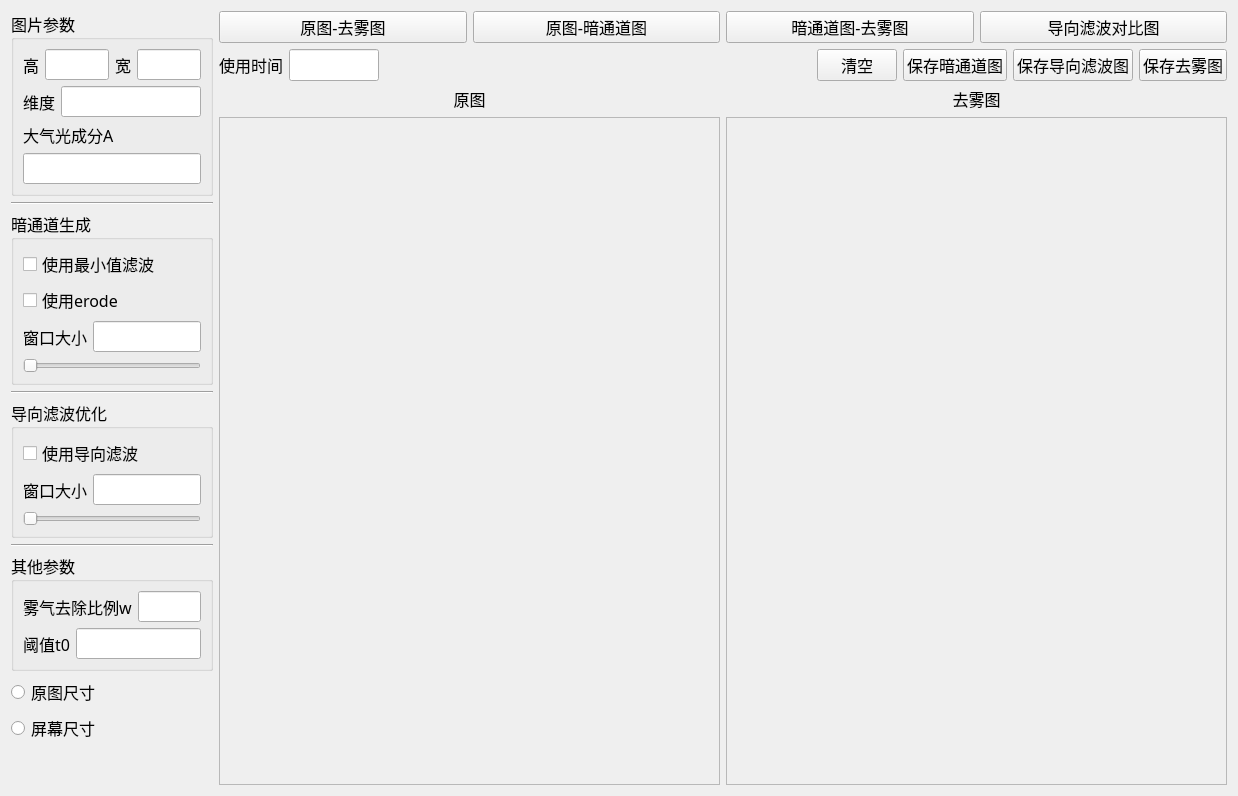
<?xml version="1.0" encoding="UTF-8"?>
<ui version="4.0">
 <class>DeHazing</class>
 <widget class="QWidget" name="DeHazing">
  <property name="geometry">
   <rect>
    <x>0</x>
    <y>0</y>
    <width>1238</width>
    <height>796</height>
   </rect>
  </property>
  <property name="windowTitle">
   <string>DeHazing</string>
  </property>
  <layout class="QHBoxLayout" name="horizontalLayout_7" stretch="1,5">
   <item>
    <layout class="QVBoxLayout" name="verticalLayout_5">
     <item>
      <widget class="QGroupBox" name="groupBox_4">
       <property name="font">
        <font>
         <family>Microsoft YaHei</family>
         <pointsize>12</pointsize>
         <weight>50</weight>
         <bold>false</bold>
        </font>
       </property>
       <property name="title">
        <string>图片参数</string>
       </property>
       <layout class="QVBoxLayout" name="verticalLayout_9">
        <item>
         <layout class="QHBoxLayout" name="horizontalLayout_8">
          <item>
           <widget class="QLabel" name="label_10">
            <property name="font">
             <font>
              <family>Microsoft YaHei</family>
              <pointsize>12</pointsize>
              <weight>50</weight>
              <bold>false</bold>
             </font>
            </property>
            <property name="text">
             <string>高</string>
            </property>
           </widget>
          </item>
          <item>
           <widget class="QLineEdit" name="img_h">
            <property name="readOnly">
             <bool>true</bool>
            </property>
           </widget>
          </item>
          <item>
           <widget class="QLabel" name="label_14">
            <property name="font">
             <font>
              <family>Microsoft YaHei</family>
              <pointsize>12</pointsize>
              <weight>50</weight>
              <bold>false</bold>
             </font>
            </property>
            <property name="text">
             <string>宽</string>
            </property>
           </widget>
          </item>
          <item>
           <widget class="QLineEdit" name="img_w">
            <property name="readOnly">
             <bool>true</bool>
            </property>
           </widget>
          </item>
         </layout>
        </item>
        <item>
         <layout class="QHBoxLayout" name="horizontalLayout_11">
          <item>
           <widget class="QLabel" name="channel">
            <property name="font">
             <font>
              <family>Microsoft YaHei</family>
              <pointsize>12</pointsize>
              <weight>50</weight>
              <bold>false</bold>
             </font>
            </property>
            <property name="text">
             <string>维度</string>
            </property>
           </widget>
          </item>
          <item>
           <widget class="QLineEdit" name="img_c">
            <property name="readOnly">
             <bool>true</bool>
            </property>
           </widget>
          </item>
         </layout>
        </item>
        <item>
         <layout class="QHBoxLayout" name="horizontalLayout_9">
          <item>
           <widget class="QLabel" name="lineEdi_9">
            <property name="font">
             <font>
              <family>Microsoft YaHei</family>
              <pointsize>12</pointsize>
              <weight>50</weight>
              <bold>false</bold>
             </font>
            </property>
            <property name="text">
             <string>大气光成分A</string>
            </property>
           </widget>
          </item>
         </layout>
        </item>
        <item>
         <widget class="QLineEdit" name="atmospheric_light">
          <property name="readOnly">
           <bool>true</bool>
          </property>
         </widget>
        </item>
       </layout>
      </widget>
     </item>
     <item>
      <widget class="Line" name="line_3">
       <property name="orientation">
        <enum>Qt::Horizontal</enum>
       </property>
      </widget>
     </item>
     <item>
      <widget class="QGroupBox" name="groupBox">
       <property name="font">
        <font>
         <family>Microsoft YaHei</family>
         <pointsize>12</pointsize>
        </font>
       </property>
       <property name="title">
        <string>暗通道生成</string>
       </property>
       <layout class="QVBoxLayout" name="verticalLayout_6">
        <item>
         <widget class="QCheckBox" name="use_min_filter_cb">
          <property name="text">
           <string>使用最小值滤波</string>
          </property>
          <property name="icon">
           <iconset resource="res.qrc">
            <normaloff>:/icons/icons/lightning.ico</normaloff>:/icons/icons/lightning.ico</iconset>
          </property>
         </widget>
        </item>
        <item>
         <widget class="QCheckBox" name="use_erode_cb">
          <property name="font">
           <font>
            <family>Microsoft YaHei</family>
            <pointsize>12</pointsize>
           </font>
          </property>
          <property name="text">
           <string>使用erode</string>
          </property>
          <property name="icon">
           <iconset resource="res.qrc">
            <normaloff>:/icons/icons/erode.ico</normaloff>:/icons/icons/erode.ico</iconset>
          </property>
         </widget>
        </item>
        <item>
         <layout class="QHBoxLayout" name="horizontalLayout_2">
          <item>
           <widget class="QLabel" name="label_5">
            <property name="font">
             <font>
              <family>Microsoft YaHei</family>
              <pointsize>12</pointsize>
             </font>
            </property>
            <property name="text">
             <string>窗口大小</string>
            </property>
           </widget>
          </item>
          <item>
           <widget class="QLineEdit" name="dark_channel_window"/>
          </item>
         </layout>
        </item>
        <item>
         <widget class="QSlider" name="dark_channel_slider">
          <property name="minimum">
           <number>1</number>
          </property>
          <property name="maximum">
           <number>20</number>
          </property>
          <property name="orientation">
           <enum>Qt::Horizontal</enum>
          </property>
         </widget>
        </item>
       </layout>
      </widget>
     </item>
     <item>
      <widget class="Line" name="line">
       <property name="orientation">
        <enum>Qt::Horizontal</enum>
       </property>
      </widget>
     </item>
     <item>
      <widget class="QGroupBox" name="groupBox_2">
       <property name="font">
        <font>
         <family>Microsoft YaHei</family>
         <pointsize>12</pointsize>
        </font>
       </property>
       <property name="title">
        <string>导向滤波优化</string>
       </property>
       <layout class="QVBoxLayout" name="verticalLayout_7">
        <item>
         <widget class="QCheckBox" name="use_guided_filter_cb">
          <property name="text">
           <string>使用导向滤波</string>
          </property>
          <property name="icon">
           <iconset resource="res.qrc">
            <normaloff>:/icons/icons/filter.ico</normaloff>:/icons/icons/filter.ico</iconset>
          </property>
          <property name="iconSize">
           <size>
            <width>16</width>
            <height>16</height>
           </size>
          </property>
         </widget>
        </item>
        <item>
         <layout class="QHBoxLayout" name="horizontalLayout_3">
          <item>
           <widget class="QLabel" name="label_6">
            <property name="font">
             <font>
              <family>Microsoft YaHei</family>
              <pointsize>12</pointsize>
             </font>
            </property>
            <property name="text">
             <string>窗口大小</string>
            </property>
           </widget>
          </item>
          <item>
           <widget class="QLineEdit" name="guided_filter_window"/>
          </item>
         </layout>
        </item>
        <item>
         <widget class="QSlider" name="guided_filter_slider">
          <property name="minimum">
           <number>1</number>
          </property>
          <property name="maximum">
           <number>20</number>
          </property>
          <property name="orientation">
           <enum>Qt::Horizontal</enum>
          </property>
         </widget>
        </item>
       </layout>
      </widget>
     </item>
     <item>
      <widget class="Line" name="line_2">
       <property name="orientation">
        <enum>Qt::Horizontal</enum>
       </property>
      </widget>
     </item>
     <item>
      <widget class="QGroupBox" name="groupBox_3">
       <property name="font">
        <font>
         <family>Microsoft YaHei</family>
         <pointsize>12</pointsize>
        </font>
       </property>
       <property name="title">
        <string>其他参数</string>
       </property>
       <layout class="QVBoxLayout" name="verticalLayout_10">
        <item>
         <layout class="QHBoxLayout" name="horizontalLayout_4">
          <item>
           <widget class="QLabel" name="label_7">
            <property name="font">
             <font>
              <family>Microsoft YaHei</family>
              <pointsize>12</pointsize>
             </font>
            </property>
            <property name="text">
             <string>雾气去除比例w</string>
            </property>
           </widget>
          </item>
          <item>
           <widget class="QLineEdit" name="haze_save_ratio">
            <property name="sizePolicy">
             <sizepolicy hsizetype="Expanding" vsizetype="Fixed">
              <horstretch>0</horstretch>
              <verstretch>0</verstretch>
             </sizepolicy>
            </property>
            <property name="font">
             <font>
              <family>Microsoft YaHei</family>
              <pointsize>12</pointsize>
             </font>
            </property>
           </widget>
          </item>
         </layout>
        </item>
        <item>
         <layout class="QHBoxLayout" name="horizontalLayout_5">
          <item>
           <widget class="QLabel" name="label_8">
            <property name="font">
             <font>
              <family>Microsoft YaHei</family>
              <pointsize>12</pointsize>
             </font>
            </property>
            <property name="text">
             <string>阈值t0</string>
            </property>
           </widget>
          </item>
          <item>
           <widget class="QLineEdit" name="threshold_t0">
            <property name="sizePolicy">
             <sizepolicy hsizetype="Expanding" vsizetype="Fixed">
              <horstretch>0</horstretch>
              <verstretch>0</verstretch>
             </sizepolicy>
            </property>
            <property name="font">
             <font>
              <family>Microsoft YaHei</family>
              <pointsize>12</pointsize>
             </font>
            </property>
           </widget>
          </item>
         </layout>
        </item>
       </layout>
      </widget>
     </item>
     <item>
      <widget class="QRadioButton" name="originsize_rb">
       <property name="font">
        <font>
         <family>Microsoft YaHei</family>
         <pointsize>12</pointsize>
        </font>
       </property>
       <property name="text">
        <string>原图尺寸</string>
       </property>
       <property name="icon">
        <iconset resource="res.qrc">
         <normaloff>:/icons/icons/origin.ico</normaloff>:/icons/icons/origin.ico</iconset>
       </property>
      </widget>
     </item>
     <item>
      <widget class="QRadioButton" name="screensize_rb">
       <property name="font">
        <font>
         <family>Microsoft YaHei</family>
         <pointsize>12</pointsize>
        </font>
       </property>
       <property name="text">
        <string>屏幕尺寸</string>
       </property>
       <property name="icon">
        <iconset resource="res.qrc">
         <normaloff>:/icons/icons/screen.ico</normaloff>:/icons/icons/screen.ico</iconset>
       </property>
      </widget>
     </item>
     <item>
      <spacer name="verticalSpacer">
       <property name="orientation">
        <enum>Qt::Vertical</enum>
       </property>
       <property name="sizeHint" stdset="0">
        <size>
         <width>20</width>
         <height>40</height>
        </size>
       </property>
      </spacer>
     </item>
    </layout>
   </item>
   <item>
    <layout class="QVBoxLayout" name="verticalLayout_8" stretch="0,0,1">
     <item>
      <layout class="QHBoxLayout" name="horizontalLayout_6">
       <item>
        <widget class="QPushButton" name="org_dehazed_btn">
         <property name="sizePolicy">
          <sizepolicy hsizetype="Minimum" vsizetype="Expanding">
           <horstretch>0</horstretch>
           <verstretch>0</verstretch>
          </sizepolicy>
         </property>
         <property name="font">
          <font>
           <family>Microsoft YaHei</family>
           <pointsize>12</pointsize>
          </font>
         </property>
         <property name="text">
          <string>原图-去雾图</string>
         </property>
        </widget>
       </item>
       <item>
        <widget class="QPushButton" name="org_dc_btn">
         <property name="sizePolicy">
          <sizepolicy hsizetype="Minimum" vsizetype="Expanding">
           <horstretch>0</horstretch>
           <verstretch>0</verstretch>
          </sizepolicy>
         </property>
         <property name="font">
          <font>
           <family>Microsoft YaHei</family>
           <pointsize>12</pointsize>
          </font>
         </property>
         <property name="text">
          <string>原图-暗通道图</string>
         </property>
        </widget>
       </item>
       <item>
        <widget class="QPushButton" name="dc_dehazed_btn">
         <property name="sizePolicy">
          <sizepolicy hsizetype="Minimum" vsizetype="Expanding">
           <horstretch>0</horstretch>
           <verstretch>0</verstretch>
          </sizepolicy>
         </property>
         <property name="font">
          <font>
           <family>Microsoft YaHei</family>
           <pointsize>12</pointsize>
          </font>
         </property>
         <property name="text">
          <string>暗通道图-去雾图</string>
         </property>
        </widget>
       </item>
       <item>
        <widget class="QPushButton" name="dc_dc_filtered_btn">
         <property name="sizePolicy">
          <sizepolicy hsizetype="Minimum" vsizetype="Expanding">
           <horstretch>0</horstretch>
           <verstretch>0</verstretch>
          </sizepolicy>
         </property>
         <property name="font">
          <font>
           <family>Microsoft YaHei</family>
           <pointsize>12</pointsize>
          </font>
         </property>
         <property name="text">
          <string>导向滤波对比图</string>
         </property>
        </widget>
       </item>
      </layout>
     </item>
     <item>
      <layout class="QHBoxLayout" name="horizontalLayout_12">
       <item>
        <widget class="QLabel" name="label">
         <property name="font">
          <font>
           <family>Microsoft YaHei</family>
           <pointsize>12</pointsize>
          </font>
         </property>
         <property name="text">
          <string>使用时间</string>
         </property>
        </widget>
       </item>
       <item>
        <widget class="QLineEdit" name="time_consume">
         <property name="sizePolicy">
          <sizepolicy hsizetype="Expanding" vsizetype="Expanding">
           <horstretch>0</horstretch>
           <verstretch>0</verstretch>
          </sizepolicy>
         </property>
         <property name="maximumSize">
          <size>
           <width>90</width>
           <height>16777215</height>
          </size>
         </property>
         <property name="font">
          <font>
           <pointsize>12</pointsize>
          </font>
         </property>
        </widget>
       </item>
       <item>
        <spacer name="horizontalSpacer">
         <property name="orientation">
          <enum>Qt::Horizontal</enum>
         </property>
         <property name="sizeHint" stdset="0">
          <size>
           <width>40</width>
           <height>20</height>
          </size>
         </property>
        </spacer>
       </item>
       <item>
        <widget class="QPushButton" name="clear">
         <property name="font">
          <font>
           <family>Microsoft YaHei</family>
           <pointsize>12</pointsize>
          </font>
         </property>
         <property name="text">
          <string>清空</string>
         </property>
         <property name="icon">
          <iconset resource="res.qrc">
           <normaloff>:/icons/icons/clear.ico</normaloff>:/icons/icons/clear.ico</iconset>
         </property>
        </widget>
       </item>
       <item>
        <widget class="QPushButton" name="save_dc_btn">
         <property name="font">
          <font>
           <family>Microsoft YaHei</family>
           <pointsize>12</pointsize>
          </font>
         </property>
         <property name="text">
          <string>保存暗通道图</string>
         </property>
         <property name="icon">
          <iconset resource="res.qrc">
           <normaloff>:/icons/icons/save2.ico</normaloff>:/icons/icons/save2.ico</iconset>
         </property>
        </widget>
       </item>
       <item>
        <widget class="QPushButton" name="save_filtered_dc_btn">
         <property name="font">
          <font>
           <family>Microsoft YaHei</family>
           <pointsize>12</pointsize>
          </font>
         </property>
         <property name="text">
          <string>保存导向滤波图</string>
         </property>
         <property name="icon">
          <iconset resource="res.qrc">
           <normaloff>:/icons/icons/save.ico</normaloff>:/icons/icons/save.ico</iconset>
         </property>
        </widget>
       </item>
       <item>
        <widget class="QPushButton" name="save_dehazed_btn">
         <property name="font">
          <font>
           <family>Microsoft YaHei</family>
           <pointsize>12</pointsize>
          </font>
         </property>
         <property name="text">
          <string>保存去雾图</string>
         </property>
         <property name="icon">
          <iconset resource="res.qrc">
           <normaloff>:/icons/icons/save3.ico</normaloff>:/icons/icons/save3.ico</iconset>
         </property>
        </widget>
       </item>
      </layout>
     </item>
     <item>
      <layout class="QHBoxLayout" name="horizontalLayout">
       <item>
        <layout class="QVBoxLayout" name="verticalLayout">
         <item>
          <widget class="QLabel" name="first_title">
           <property name="font">
            <font>
             <family>Microsoft YaHei</family>
             <pointsize>12</pointsize>
            </font>
           </property>
           <property name="text">
            <string>原图</string>
           </property>
           <property name="alignment">
            <set>Qt::AlignCenter</set>
           </property>
          </widget>
         </item>
         <item>
          <widget class="QScrollArea" name="org_scroll">
           <property name="widgetResizable">
            <bool>true</bool>
           </property>
           <widget class="QWidget" name="scrollAreaWidgetContents">
            <property name="geometry">
             <rect>
              <x>0</x>
              <y>0</y>
              <width>485</width>
              <height>649</height>
             </rect>
            </property>
            <layout class="QVBoxLayout" name="verticalLayout_2">
             <item>
              <widget class="QLabel" name="org_img">
               <property name="text">
                <string/>
               </property>
              </widget>
             </item>
            </layout>
           </widget>
          </widget>
         </item>
        </layout>
       </item>
       <item>
        <layout class="QVBoxLayout" name="verticalLayout_3">
         <item>
          <widget class="QLabel" name="second_title">
           <property name="font">
            <font>
             <family>Microsoft YaHei</family>
             <pointsize>12</pointsize>
            </font>
           </property>
           <property name="text">
            <string>去雾图</string>
           </property>
           <property name="alignment">
            <set>Qt::AlignCenter</set>
           </property>
          </widget>
         </item>
         <item>
          <widget class="QScrollArea" name="dehazed_scroll">
           <property name="widgetResizable">
            <bool>true</bool>
           </property>
           <widget class="QWidget" name="scrollAreaWidgetContents_2">
            <property name="geometry">
             <rect>
              <x>0</x>
              <y>0</y>
              <width>485</width>
              <height>649</height>
             </rect>
            </property>
            <layout class="QVBoxLayout" name="verticalLayout_4">
             <item>
              <widget class="QLabel" name="dehazed_img">
               <property name="text">
                <string/>
               </property>
              </widget>
             </item>
            </layout>
           </widget>
          </widget>
         </item>
        </layout>
       </item>
      </layout>
     </item>
    </layout>
   </item>
  </layout>
  <action name="action_save">
   <property name="icon">
    <iconset resource="res.qrc">
     <normaloff>:/icons/icons/save2.ico</normaloff>:/icons/icons/save2.ico</iconset>
   </property>
   <property name="text">
    <string>save</string>
   </property>
   <property name="shortcut">
    <string>Ctrl+S</string>
   </property>
  </action>
 </widget>
 <resources>
  <include location="res.qrc"/>
 </resources>
 <connections/>
</ui>
